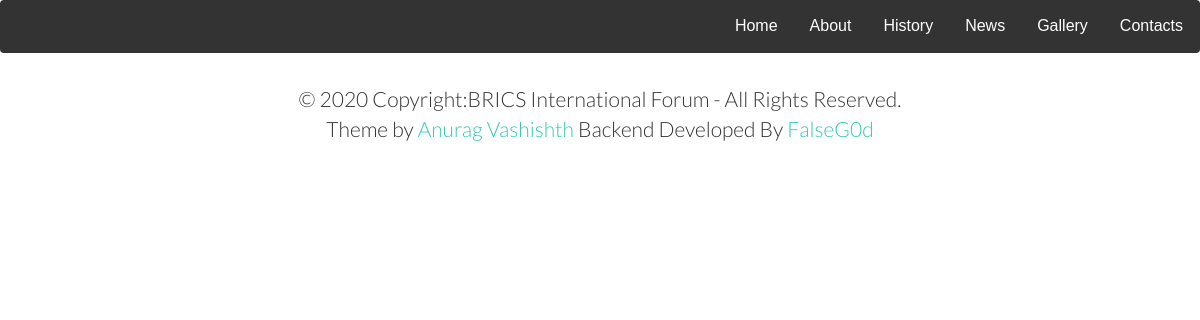
The page /profile/ on the database as committed earlier.
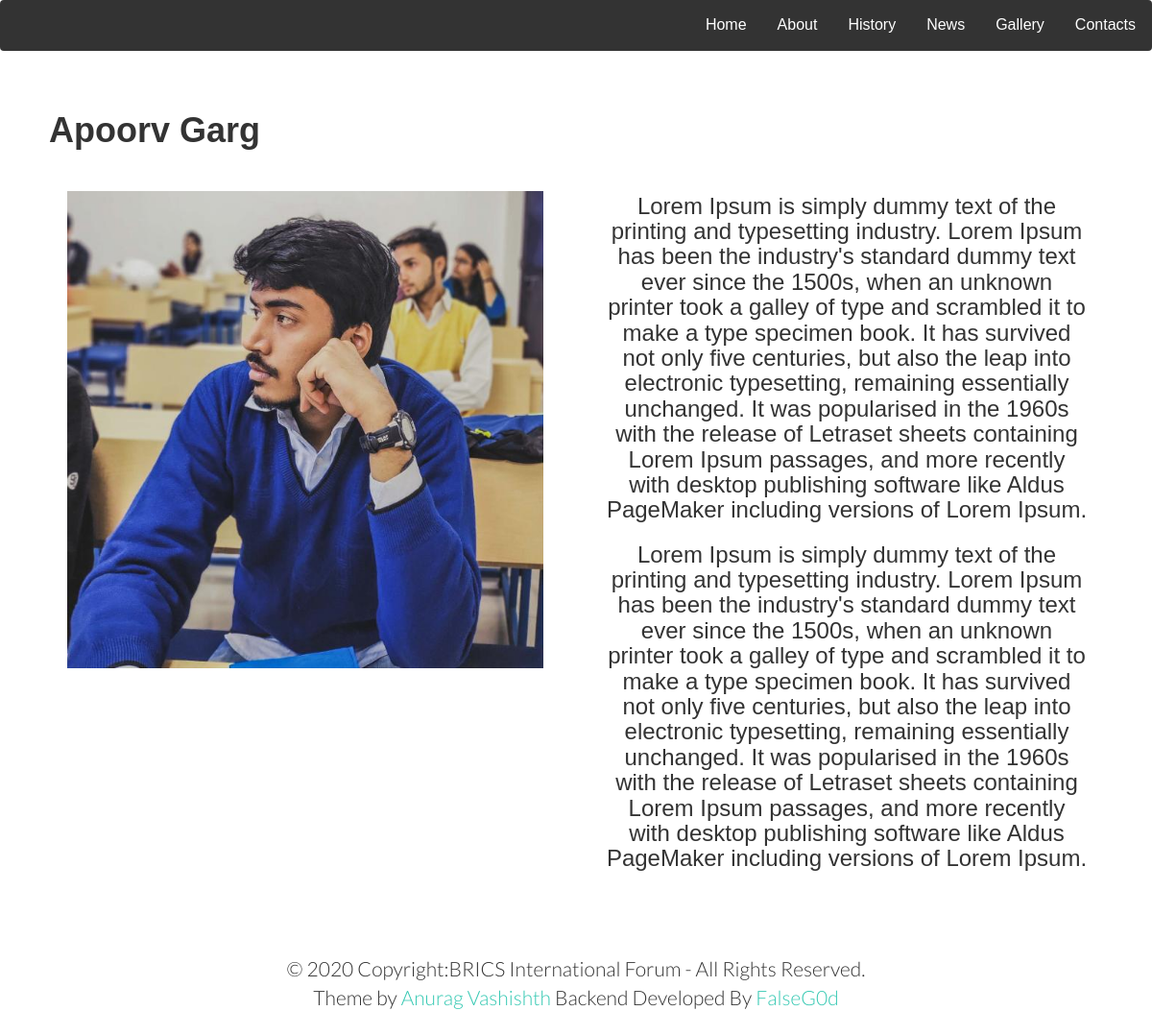
The same page on the database as committed later.
### Profile/models.py (models this page shows, shortened)
class Profile(models.Model):
    name=models.CharField(max_length=50)
    image=models.ImageField(upload_to='images/profile')
    para_1=models.TextField()
    para_2=models.TextField()

### Profile/views.py (the view)
# urls.py: path('',views.profile,name="profile"),
def profile(request):
    profiles=Profile.objects.all()
    context={
        'profiles':profiles,
    }
    return render(request,"Profile/profile.html",context)

### templates/Profile/profile.html (shortened to what this page needs)
{% extends 'main.html' %}{% load static %} {% block content %}
{% for profile in profiles %}
<div class="container" style="padding: 3%;">
    <h1><strong>{{profile.name}}</strong></h1>
    <div class="row align-items-center">
        <div class="col-lg-6" style="padding: 3%;">
            <div class="photo">
                <img src="{{profile.image.url}}" alt="">
            </div>
        </div>
        <div class="col-lg-6">
            <div class="text-white text-center d-none d-lg-block mt-5" style="padding: 3%;">
                <h3>{{profile.para_1}}</h3>
                <h3>{{profile.para_2}}</h3>
            </div>
        </div>
    </div>
</div>
{% endfor %}
{% endblock %}

Rows that differ between the two databases and show on the page:
added Profile: name "Apoorv Garg", image (picture), para_1 "Lorem Ipsum is simply dummy text of the printing and typesetting industry. Lorem Ipsum has been the industry's standard dummy text ever since the 1500s, when an unknown printer took a galley of type and scrambled it to make a type specimen book. It has survived not only five centuries, but also the leap into electronic typesetting, remaining essentially unchanged. It was popularised in the 1960s with the release of Letraset sheets containing Lorem Ipsum passages, and more recently with desktop publishing software like Aldus PageMaker including versions of Lorem Ipsum.", para_2 "Lorem Ipsum is simply dummy text of the printing and typesetting industry. Lorem Ipsum has been the industry's standard dummy text ever since the 1500s, when an unknown printer took a galley of type and scrambled it to make a type specimen book. It has survived not only five centuries, but also the leap into electronic typesetting, remaining essentially unchanged. It was popularised in the 1960s with the release of Letraset sheets containing Lorem Ipsum passages, and more recently with desktop publishing software like Aldus PageMaker including versions of Lorem Ipsum."
